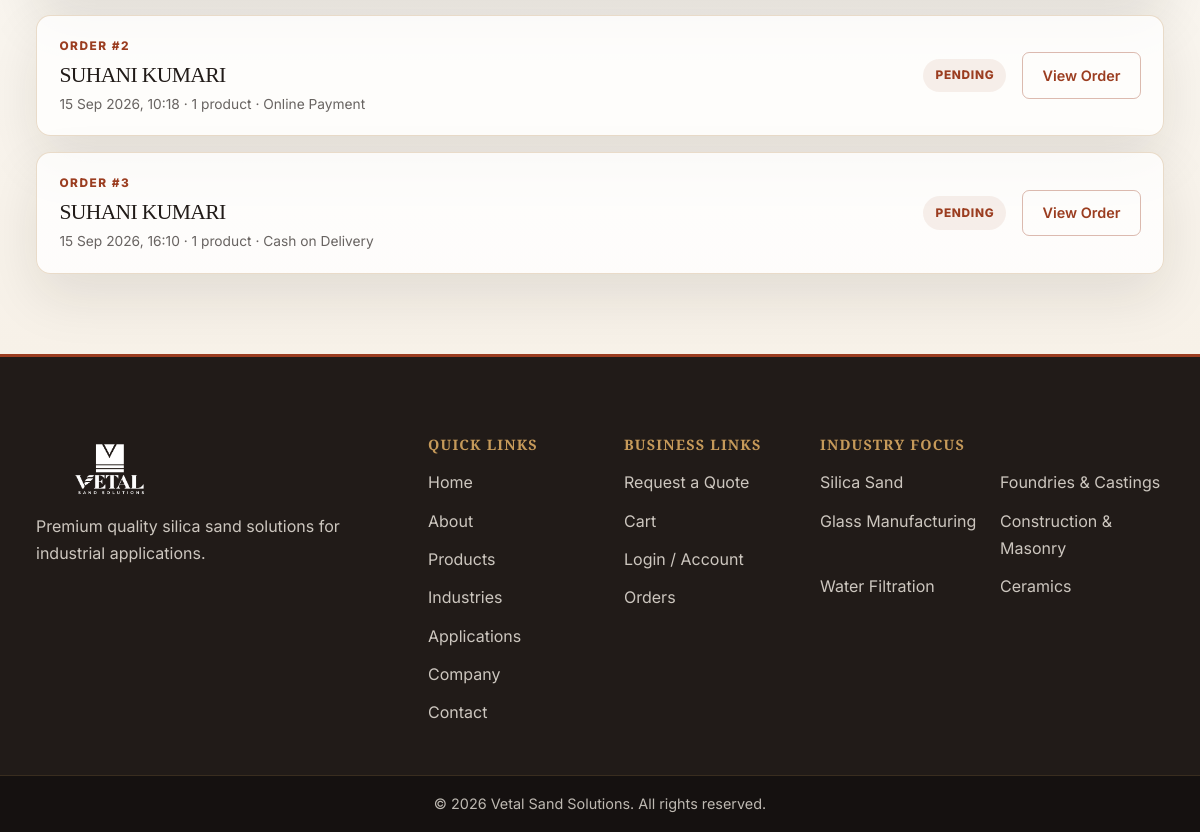
Before: /account/orders/ (signed in, lower part) with the older database file.
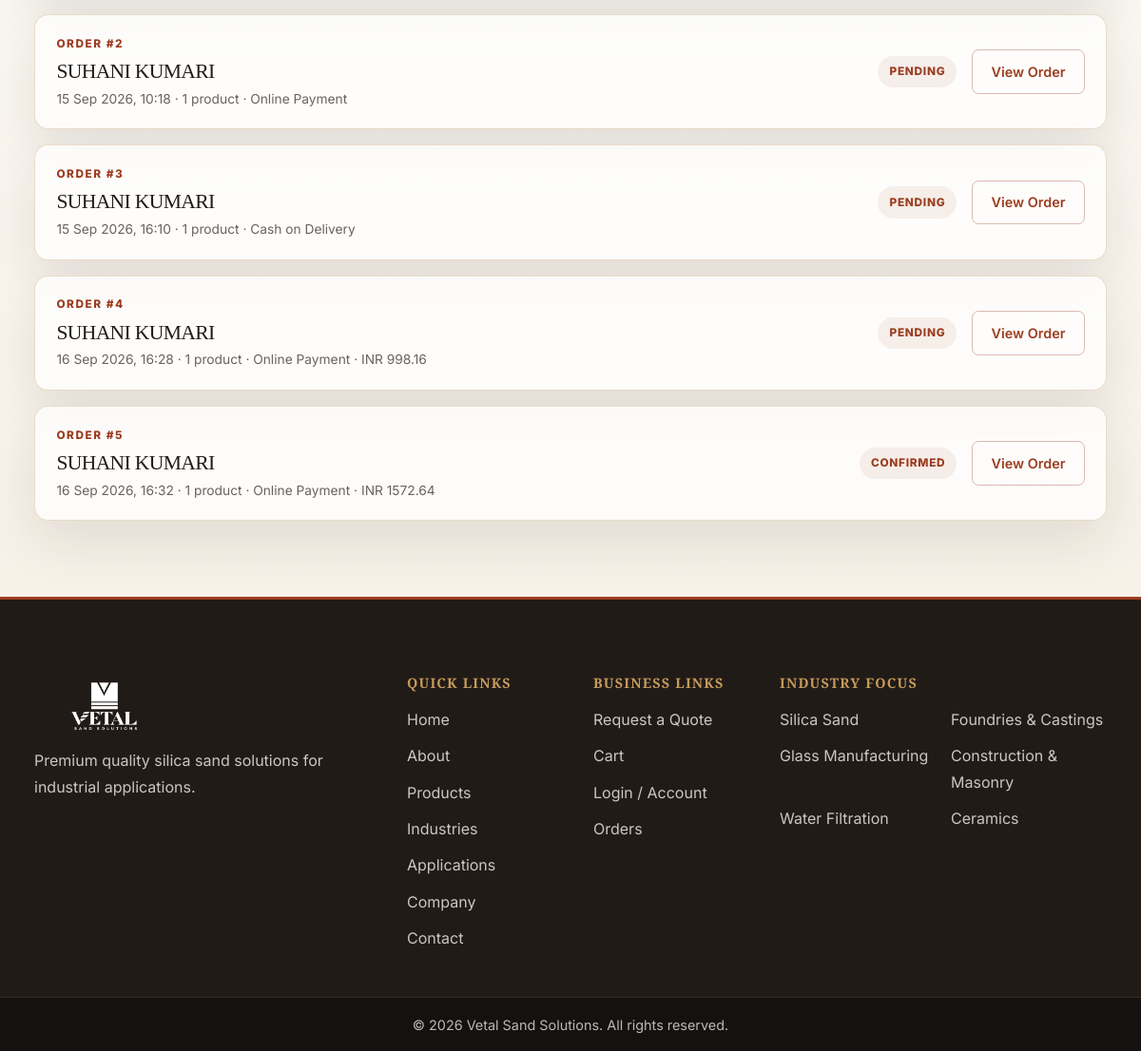
After: the same page with the newer database file.
### orders/models.py (models this page shows, shortened)
class Order(models.Model):
	class PaymentMethod(models.TextChoices):
		COD = 'cod', 'Cash on Delivery'
		ONLINE = 'online', 'Online Payment'
	class Status(models.TextChoices):
		PENDING = 'pending', 'Pending'
		CONFIRMED = 'confirmed', 'Confirmed'
		PROCESSING = 'processing', 'Processing'
		SHIPPED = 'shipped', 'Shipped'
		DELIVERED = 'delivered', 'Delivered'
		CANCELLED = 'cancelled', 'Cancelled'
	user = models.ForeignKey(settings.AUTH_USER_MODEL, on_delete=models.CASCADE, related_name='orders')
	full_name = models.CharField(max_length=150)
	email = models.EmailField()
	phone = models.CharField(max_length=30)
	address = models.TextField()
	city = models.CharField(max_length=100)
	state = models.CharField(max_length=100)
	pincode = models.CharField(max_length=20)
	notes = models.TextField(blank=True)
	total_amount = models.DecimalField(max_digits=12, decimal_places=2, null=True, blank=True)
	payment_method = models.CharField(
		max_length=20,
		choices=PaymentMethod.choices,
		default=PaymentMethod.COD,
	)
	status = models.CharField(max_length=20, choices=Status.choices, default=Status.PENDING)
	created_at = models.DateTimeField(auto_now_add=True)
	updated_at = models.DateTimeField(auto_now=True)
	class Meta:
		ordering = ['-created_at']

### orders/views.py (the view)
# urls.py: path('account/orders/', views.order_list, name='order_list'),
@login_required(login_url='login')
def order_list(request):
	orders = Order.objects.filter(user=request.user).annotate(item_count=Count('items'))
	return render(request, 'orders/order_list.html', {'orders': orders})

### cart/context_processors.py (called while the page is built, shortened)
def cart_count(request):
    cart = request.session.get('cart', {})
    total_items = 0
    product_ids = {
        int(product_id)
        for product_id in cart
        if str(product_id).isdigit()
    }
    active_product_ids = set(
        Product.objects.filter(id__in=product_ids, is_active=True).values_list('id', flat=True)
    )
    return {'cart_count': total_items}

### products/context_processors.py (called while the page is built)
def wishlist_count(request):
    if not request.user.is_authenticated:
        return {'wishlist_count': 0}
    return {'wishlist_count': Wishlist.objects.filter(user=request.user).count()}

### templates/orders/order_list.html (shortened to what this page needs)
{% extends 'base.html' %}
{% block content %}
<section class="orders-page">
    <div class="container orders-page-container">
        {% if orders %}
            <div class="order-list">
                {% for order in orders %}
                    <article class="order-list-card">
                        <div>
                            <span class="order-list-label">Order #{{ order.id }}</span>
                            <h2>{{ order.full_name }}</h2>
                            <p>{{ order.created_at|date:'d M Y, H:i' }} · {{ order.item_count }} product{{ order.item_count|pluralize }} · {{ order.get_payment_method_display }}{% if order.total_amount %} · INR {{ order.total_amount|floatformat:2 }}{% endif %}</p>
                        </div>
                        <div class="order-list-status">
                            <span>{{ order.get_status_display }}</span>
                            <a href="{% url 'order_detail' order.id %}" class="btn btn-secondary">View Order</a>
                        </div>
                    </article>
                {% endfor %}
            </div>
        {% else %}
            <div class="empty-state order-empty-state text-center">
                <h2>No orders yet</h2>
                <p>Your submitted product requests will appear here.</p>
                <a href="{% url 'product_list' %}" class="btn btn-primary">Explore Products</a>
            </div>
        {% endif %}
    </div>
</section>
{% endblock %}

### templates/base.html (shortened to what this page needs)
{% load static %}
<!DOCTYPE html>
<html lang="en">
<head>
    <link href="https://cdn.jsdelivr.net/npm/bootstrap@5.3.3/dist/css/bootstrap.min.css" rel="stylesheet">
    <link rel="stylesheet" href="{% static 'css/style.css' %}">
</head>
<body>
    <main>
        {% block content %}{% endblock %}
    </main>
    {% include 'core/footer.html' %}
</body>
</html>

### templates/core/navbar.html (shortened to what this page needs)
{% load static %}

### templates/core/footer.html
{% load static %}
<footer class="site-footer" aria-label="Site footer">
    <div class="footer-main">
        <div class="container">
            <div class="row g-4 g-lg-5">
                <div class="col-12 col-lg-4">
                    <div class="footer-brand-block">
                        <img class="footer-brand-logo" src="{% static 'images/LOGOOO.png' %}" alt="Vetal Sand Solutions">
                        <p class="footer-description">
                            Premium quality silica sand solutions for industrial applications.
                        </p>
                    </div>
                </div>
                <div class="col-6 col-lg-2">
                    <div class="footer-column">
                        <h4>Quick Links</h4>
                        <ul class="footer-links">
                            <li><a href="{% url 'home' %}">Home</a></li>
                            <li><a href="{% url 'about' %}">About</a></li>
                            <li><a href="{% url 'product_list' %}">Products</a></li>
                            <li><a href="{% url 'industries' %}">Industries</a></li>
                            <li><a href="{% url 'applications' %}">Applications</a></li>
                            <li><a href="{% url 'portfolio' %}">Company</a></li>
                            <li><a href="{% url 'contact' %}">Contact</a></li>
                        </ul>
                    </div>
                </div>
                <div class="col-6 col-lg-2">
                    <div class="footer-column">
                        <h4>Business Links</h4>
                        <ul class="footer-links">
                            <li><a href="{% url 'quote' %}">Request a Quote</a></li>
                            <li><a href="{% url 'cart_detail' %}">Cart</a></li>
                            <li><a href="{% if user.is_authenticated %}{% url 'account' %}{% else %}{% url 'login' %}{% endif %}">Login / Account</a></li>
                            <li><a href="{% url 'order_list' %}">Orders</a></li>
                        </ul>
                    </div>
                </div>
                <div class="col-12 col-lg-4">
                    <div class="footer-column">
                        <h4>Industry Focus</h4>
                        <ul class="footer-links footer-grid-links">
                            <li><a href="{% url 'product_list' %}">Silica Sand</a></li>
                            <li><a href="{% url 'industries' %}">Foundries &amp; Castings</a></li>
                            <li><a href="{% url 'industries' %}">Glass Manufacturing</a></li>
                            <li><a href="{% url 'industries' %}">Construction &amp; Masonry</a></li>
                            <li><a href="{% url 'industries' %}">Water Filtration</a></li>
                            <li><a href="{% url 'industries' %}">Ceramics</a></li>
                        </ul>
                    </div>
                </div>
            </div>
        </div>
    </div>
    <div class="footer-bottom">
        <div class="container">
            <div class="footer-bottom-inner">
                <p>© {% now 'Y' %} Vetal Sand Solutions. All rights reserved.</p>
            </div>
        </div>
    </div>
</footer>

Changed rows visible on the page:
added Order: id "4", full_name "SUHANI KUMARI", created_at "16 Sep 2026, 16:28", item_count "1", payment_method "Online Payment", total_amount "998.16", status "PENDING"
added Order: id "5", full_name "SUHANI KUMARI", created_at "16 Sep 2026, 16:32", item_count "1", payment_method "Online Payment", total_amount "1572.64", status "CONFIRMED"
